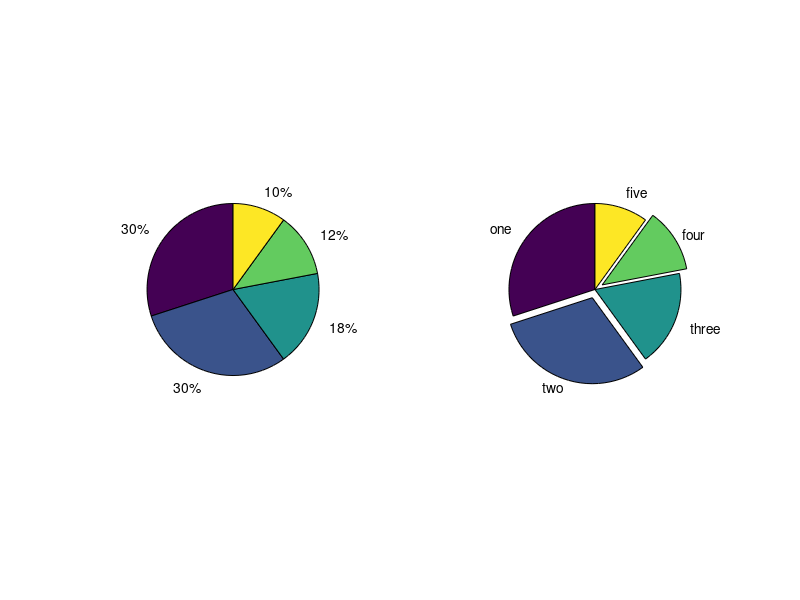
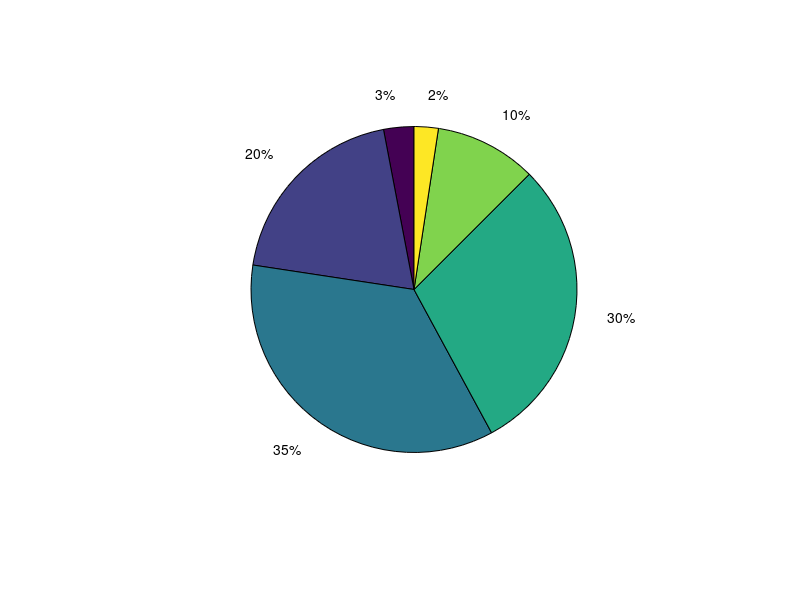

MATLAB code to generate these figures, in order:
%%
%   COURSE: Master statistics and machine learning: intuition, math, code										
%      URL: udemy.com/course/statsml_x/?couponCode=202304 
% 
%  SECTION: Visualizing data
%    VIDEO: Pie charts
% 
%  TEACHER: Mike X Cohen, sincxpress.com
%

%%

% a clear MATLAB workspace is a clear mental workspace
close all; clear; clc
pkg load statistics % load Octave stats package

%% create data for the plot

nbins = 5;
totalN = 100;

rawdata = ceil(logspace(log10(1/2),log10(nbins-.01),totalN));

% prepare data for pie chart
uniquenums = unique(rawdata);
data4pie = zeros(length(uniquenums),1);

for i=1:length(uniquenums)
    data4pie(i) = sum(rawdata==uniquenums(i));
end

%% show the pie chart

figure(1), clf

subplot(121)
pie(data4pie)

subplot(122)
pie(data4pie',[0 30 0 1 0],{'one','two','three','four','five'})

%% for continuous data

% generate log-normal distribution
data = exp( randn(1000,1)/10 );


figure(2), clf

% generate bins using histogram
histbins = hist(data,6);

% and show that as a pie chart
pie(histbins)

%% done.
